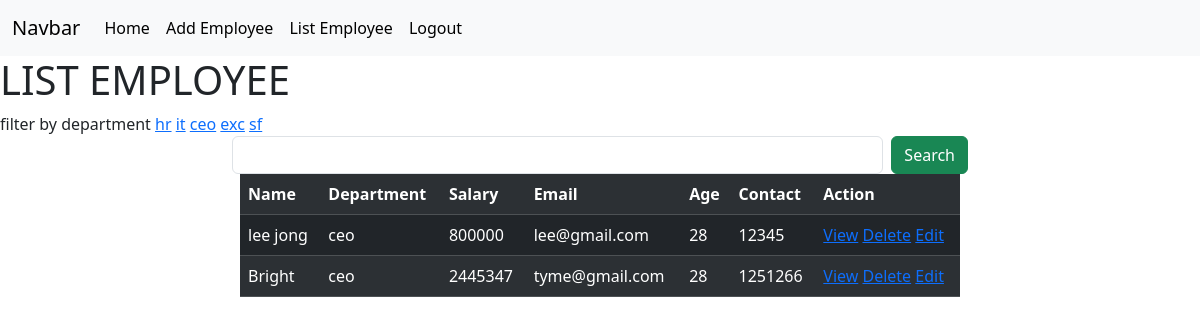
The page /employees/list?department=ceo (signed in) on the database its author committed.
### crm/models.py (models this page shows, shortened)
class Employees(models.Model):
    name=models.CharField(max_length=200)
    department=models.CharField(max_length=200)
    salary=models.PositiveIntegerField()
    email=models.EmailField(unique=True)
    age=models.PositiveIntegerField()
    contact=models.CharField(null=True,max_length=200)
    image=models.ImageField(upload_to="images",null=True,blank=True)
    dob=models.DateField(null=True,blank=True)

### crm/views.py (the view, shortened to what this page needs)
# urls.py: path("employees/list",views.EmployeeListView.as_view(),name="emp-list"),
@method_decorator(signin_required,name="dispatch")
class EmployeeListView(View):
     def get(self,request,*args,**kwargs):
           qs=Employees.objects.all()
           departments=Employees.objects.all().values_list("department",flat=True).distinct()
           print(departments)
           if "department"in request.GET:
                dept=request.GET.get("department")
                qs=qs.filter(department__iexact=dept)
           return render(request,"emp_list.html",{"data":qs,"department":departments})

### crm/views.py (called while the page is built)
def signin_required(fn):
     def wrapper(request,*args,**kwargs):
       if not request.user.is_authenticated:
          messages.error(request,"invalid session")
          return redirect('signin')
       else:
          return fn(request,*args,**kwargs)
     return wrapper

### crm/templates/emp_list.html (shortened to what this page needs)
{%extends 'base.html'%}
{%block body_block%}
<h1>LIST  EMPLOYEE</h1>
<div>
  filter by department
  {%for dept in department%}
  <a href="{%url 'emp-list'%}?department={{dept}}">{{dept}}</a>
  {%endfor%}
</div>
    <div class="container">
<div class="row">
  <div class="col-2"></div>
  <div class="col-8">
    <form action="" method="post">
      <div class="d-flex">
    <input type="text" name="box" class="form-control me-2">
      <button type="submit" class="btn btn-success">Search</button>
    </div>
    </form>
</div>
    </div>
      <div class="container ">
        <div class="row ">
          <div class="col-2"></div>
          <div class="col-8 ">
            <table class="table table-dark table-striped caption-top ">
              <tr>
                <td><strong>Name</strong></td>
                <td><strong>Department</strong></td>
                <td><strong>Salary</strong></td>
                <td> <strong>Email</strong></td>
                <td><strong>Age</strong></td>
                <td><strong>Contact</strong></td>
                <td><strong>Action</strong></td>
              </tr>
      {%for emp in data%}
    <tr>
    <td>{{emp.name}}</td>
    <td>{{emp.department}}</td>
    <td>{{emp.salary}}</td>
    <td>{{emp.email}}</td>
    <td>{{emp.age}}</td>
    <td>{{emp.contact}}</td>
    <td>
      <a href="{%url 'emp-detail' emp.id%}">View</a>
    <a href="{%url 'emp-delete' emp.id%}">Delete</a>
    <a href="{%url 'emp-edit' emp.id%}">Edit</a>
  </td>
  </tr>
  {%endfor%}
            </table>
          </div>
          <div class="col-2"></div>
        </div>
      </div>
      {%endblock%}

### rows shown on the page
Employees: name "lee jong", department "ceo", salary "800000", email "lee@gmail.com", age "28", contact "12345"
Employees: name "Bright", department "ceo", salary "2445347", email "tyme@gmail.com", age "28", contact "1251266"

### other values the page prints
{{ dept }} "hr" "it" "ceo" "exc" "sf"
